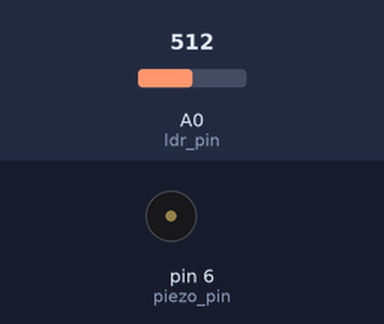
Bench run of a sketch on a simulated Arduino Uno, built with avr-gcc and run on an emulated ATmega328P. Shown: buzzer (waves = sounding). Inputs (shaded band) come from the test bench; at power-on: A0 (ldr_pin) = 512.

Above: at 2.2 s.
2.3 s: A0 (ldr_pin) set to 492
At 3.1 s:
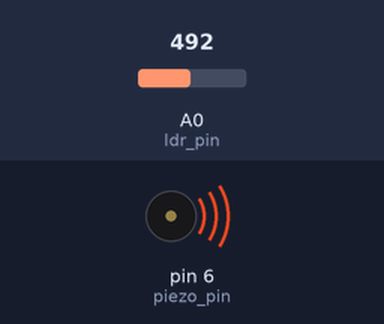
Timing chart, 0 to 5.3 s (numbered marks = the images above; inputs shaded):
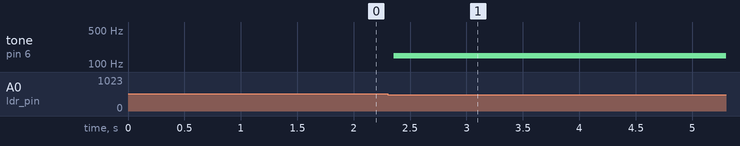

Measured:
- the behaviour switches between 507 and 506 on A0 (ldr_pin) (found by bisection; images 0 and 1)
- after the input at 2.3 s, tone on pin 6 (piezo_pin): silent → 148 Hz after 0.05 s

The sketch:

theremin.ino
```cpp
#define DEBUG (0)

//  ?????? ?? ???? ? ?????
const int ldr_pin = A0;  // ??????? ?? ??? ??? ? ??????? ???????
const int piezo_pin = 6;

// ??????????, ?????????? ? ??????????
int ldr_val = 0;        // ????????? ?????????? ???????? ?? ???????
int piezo_freg = 0;

// calibration vars
int cmin = 1023;
int cmax = 0;

void calibrate () {

    int tmp = 0;

    for (int i=0; i < 100; i++) {
        tmp = analogRead(ldr_pin);
        if (tmp > cmax) {
            cmax = tmp;
        }
        if (tmp < cmin) {
            cmin = tmp;
        }
        delay(10);
    }

}

void setup() {
#if DEBUG
    Serial.begin(9600);
    Serial.print("setup");
#endif

    pinMode(ldr_pin, INPUT);
    pinMode(piezo_pin, OUTPUT);

    calibrate();
}

void loop() {

    ldr_val = analogRead(ldr_pin);

    if (ldr_val < cmin-5) {
        piezo_freg     = map(ldr_val, 0, cmax, 1100, 6830);

#if DEBUG
        Serial.print("Num: ");
        Serial.print(led_brightness);
        Serial.print("\n");
        delay(30);
#endif

        // and now the music!
        digitalWrite(piezo_pin, HIGH);
        delayMicroseconds(piezo_freg / 2);

       // DOWN
       digitalWrite(piezo_pin, LOW);
       delayMicroseconds(piezo_freg / 2);
    }

}
```
